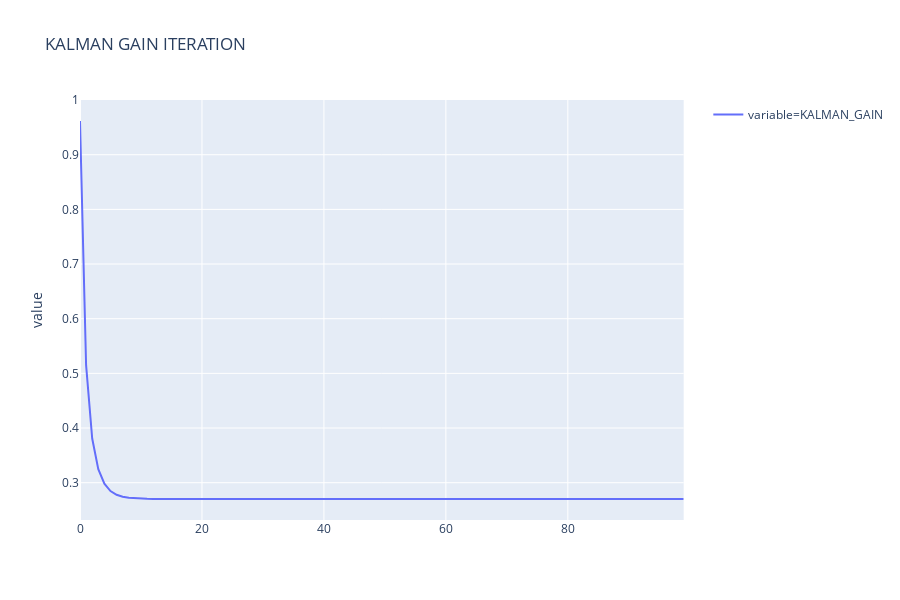

Notebook cell for this chart:
### Code cell
px.line(pd.melt(
    res_df, value_vars=['KALMAN_GAIN']), y='value', color='variable',
       title='KALMAN GAIN ITERATION')

### Figure 1 — Plotly figure (JSON) as saved in the notebook; plotly's stock layout.template omitted (floating-point values rounded to 4 significant figures)
{"data": [{"hoverlabel": {"namelength": 0}, "hovertemplate": "variable=KALMAN_GAIN<br>value=%{y}", "legendgroup": "variable=KALMAN_GAIN", "line": {"color": "#636efa", "dash": "solid"}, "mode": "lines", "name": "variable=KALMAN_GAIN", "showlegend": true, "type": "scatter", "xaxis": "x", "y": [0.9617, 0.515, 0.3808, 0.3247, 0.2981, 0.2847, 0.2778, 0.2742, 0.2723, 0.2713, 0.2708, 0.2705, 0.2703, 0.2702, 0.2702, 0.2702, 0.2702, 0.2702, 0.2702, 0.2702, 0.2702, 0.2702, 0.2702, 0.2702, 0.2702, 0.2702, 0.2702, 0.2702, 0.2702, 0.2702, 0.2702, 0.2702, 0.2702, 0.2702, 0.2702, 0.2702, 0.2702, 0.2702, 0.2702, 0.2702, 0.2702, 0.2702, 0.2702, 0.2702, 0.2702, 0.2702, 0.2702, 0.2702, 0.2702, 0.2702, 0.2702, 0.2702, 0.2702, 0.2702, 0.2702, 0.2702, 0.2702, 0.2702, 0.2702, 0.2702, 0.2702, 0.2702, 0.2702, 0.2702, 0.2702, 0.2702, 0.2702, 0.2702, 0.2702, 0.2702, 0.2702, 0.2702, 0.2702, 0.2702, 0.2702, 0.2702, 0.2702, 0.2702, 0.2702, 0.2702, 0.2702, 0.2702, 0.2702, 0.2702, 0.2702, 0.2702, 0.2702, 0.2702, 0.2702, 0.2702, 0.2702, 0.2702, 0.2702, 0.2702, 0.2702, 0.2702, 0.2702, 0.2702, 0.2702, 0.2702], "yaxis": "y"}], "layout": {"height": 600, "legend": {"tracegroupgap": 0}, "title": {"text": "KALMAN GAIN ITERATION"}, "xaxis": {"anchor": "y", "domain": [0, 0.98]}, "yaxis": {"anchor": "x", "domain": [0, 1], "title": {"text": "value"}}}}
